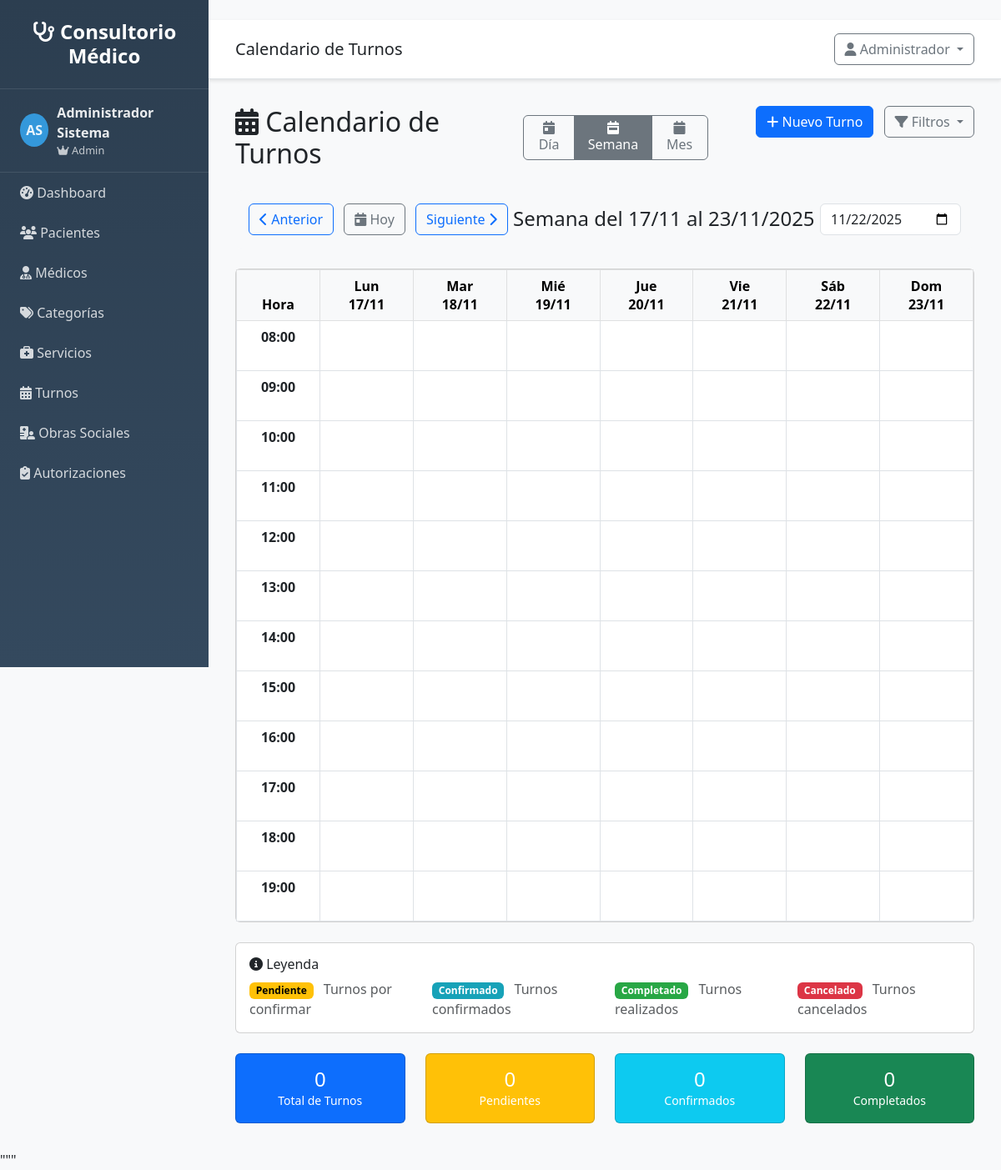
The page /turnos/calendario (signed in) on the database its author committed.
### src/models/usuario.py (models this page shows, shortened)
class Usuario(UserMixin, db.Model):
    __tablename__ = 'usuarios'
    __table_args__ = {'extend_existing': True}
    id = db.Column(db.Integer, primary_key=True)
    username = db.Column(db.String(80), unique=True, nullable=False)
    email = db.Column(db.String(120), unique=True, nullable=False)
    password_hash = db.Column(db.String(255), nullable=False)
    nombre = db.Column(db.String(100), nullable=False)
    apellido = db.Column(db.String(100), nullable=False)
    rol = db.Column(db.String(20), default='usuario')
    activo = db.Column(db.Boolean, default=True)
    ultimo_login = db.Column(db.DateTime)
    fecha_creacion = db.Column(db.DateTime, default=datetime.utcnow)
    @property
    def nombre_completo(self):
        return f"{self.nombre} {self.apellido}"
    def is_admin(self):
        return self.rol == 'admin'

### src/routes/turnos.py (the view, shortened to what this page needs)
@turnos_bp.route('/calendario')
@login_required
def calendario():
    fecha_param = request.args.get('fecha', date.today().isoformat())
    profesional_id = request.args.get('profesional_id', type=int)
    vista = request.args.get('vista', 'semana')  # dia, semana, mes
    try:
        try:
            fecha_base = datetime.strptime(fecha_param, '%Y-%m-%d').date()
        except ValueError:
            fecha_base = date.today()
        if vista == 'dia':
            fecha_inicio = fecha_base
            fecha_fin = fecha_base
        elif vista == 'semana':
            dias_desde_lunes = fecha_base.weekday()
            fecha_inicio = fecha_base - timedelta(days=dias_desde_lunes)
            fecha_fin = fecha_inicio + timedelta(days=6)
        else:  # mes
            fecha_inicio = fecha_base.replace(day=1)
            siguiente_mes = fecha_inicio.replace(month=fecha_inicio.month + 1) if fecha_inicio.month < 12 else fecha_inicio.replace(year=fecha_inicio.year + 1, month=1)
            fecha_fin = siguiente_mes - timedelta(days=1)
        turnos_query = Turno.query.filter(
            Turno.fecha >= fecha_inicio,
            Turno.fecha <= fecha_fin
        )
        if profesional_id:
            turnos_query = turnos_query.filter(Turno.profesional_id == profesional_id)
        turnos = turnos_query.order_by(Turno.fecha, Turno.hora).all()
        turnos_por_fecha = {}
        profesionales = ProfesionalService.get_all_profesionales()
        calendario_data = generar_datos_calendario(vista, fecha_base, turnos_por_fecha)
        estadisticas = calcular_estadisticas_calendario(turnos, vista)
        return render_template('turnos/calendario.html',
                             vista=vista,
                             fecha_base=fecha_base,
                             fecha_inicio=fecha_inicio,
                             fecha_fin=fecha_fin,
                             turnos_por_fecha=turnos_por_fecha,
                             profesionales=profesionales,
                             profesional_id=profesional_id,
                             calendario_data=calendario_data,
                             estadisticas=estadisticas,
                             formatear_fecha_es=formatear_fecha_es)
    except Exception as e:
        flash(f'Error al cargar calendario: {str(e)}', 'error')
        return render_template('turnos/calendario.html',
                             vista='semana',
                             fecha_base=date.today(),
                             turnos_por_fecha={},
                             profesionales=[],
                             calendario_data={},
                             estadisticas={})

### templates/turnos/calendario.html (shortened to what this page needs)
{% extends "base.html" %}
{% block page_title %}Calendario de Turnos{% endblock %}
{% block content %}
<div class="row mb-4">
    <div class="col-md-8">
        <div class="d-flex align-items-center">
            <h2 class="mb-0 me-4">
                <i class="fas fa-calendar-alt"></i> Calendario de Turnos
            </h2>
            <div class="btn-group me-3" role="group">
                <button type="button" class="btn btn-outline-secondary {% if vista == 'dia' %}active{% endif %}"
                        onclick="cambiarVista('dia')" id="btnDia">
                    <i class="fas fa-calendar-day"></i> Día
                </button>
                <button type="button" class="btn btn-outline-secondary {% if vista == 'semana' %}active{% endif %}"
                        onclick="cambiarVista('semana')" id="btnSemana">
                    <i class="fas fa-calendar-week"></i> Semana
                </button>
                <button type="button" class="btn btn-outline-secondary {% if vista == 'mes' %}active{% endif %}"
                        onclick="cambiarVista('mes')" id="btnMes">
                    <i class="fas fa-calendar"></i> Mes
                </button>
            </div>
        </div>
    </div>
    <div class="col-md-4 text-end">
        <a href="{{ url_for('turnos.nuevo') }}" class="btn btn-primary">
            <i class="fas fa-plus"></i> Nuevo Turno
        </a>
        <div class="btn-group ms-2">
            <button type="button" class="btn btn-outline-secondary dropdown-toggle" data-bs-toggle="dropdown">
                <i class="fas fa-filter"></i> Filtros
            </button>
        </div>
    </div>
</div>
<div class="row mb-4">
    <div class="col-12">
        <div class="calendar-navigation d-flex justify-content-between align-items-center">
            <div>
                <button class="btn btn-outline-primary" onclick="navegarCalendario('prev')">
                    <i class="fas fa-chevron-left"></i> Anterior
                </button>
                <button class="btn btn-outline-secondary mx-2" onclick="irAHoy()">
                    <i class="fas fa-calendar-day"></i> Hoy
                </button>
                <button class="btn btn-outline-primary" onclick="navegarCalendario('next')">
                    Siguiente <i class="fas fa-chevron-right"></i>
                </button>
            </div>
            <div>
                <h4 class="mb-0" id="fechaActual">{{ calendario_data.titulo or fecha_base.strftime('%B %Y') }}</h4>
            </div>
            <div>
                <input type="date" class="form-control" id="fechaSelector"
                       value="{{ fecha_base.isoformat() }}" onchange="irAFecha(this.value)">
            </div>
        </div>
    </div>
</div>
<div class="row">
    <div class="col-12">
        <div class="card">
            <div class="card-body p-0">
                <div id="vistaSemanal" class="calendar-view" {% if vista != 'semana' %}style="display: none;"{% endif %}>
                    <div class="table-responsive">
                        <table class="table table-bordered calendar-table mb-0">
                            <thead class="table-light">
                                <tr>
                                    <th width="100" class="text-center">Hora</th>
                                    {% if calendario_data.fechas %}
                                        {% for fecha in calendario_data.fechas %}
                                        <th class="text-center">
                                            <div>{{ formatear_fecha_es(fecha, 'dia_corto') }}</div>
                                            <div class="fw-bold">{{ fecha.strftime('%d/%m') }}</div>
                                        </th>
                                        {% endfor %}
                                    {% endif %}
                                </tr>
                            </thead>
                            <tbody id="calendarioSemanal">
                                {% for hora in calendario_data.horarios %}
                                <tr>
                                    <td class="text-center fw-bold">{{ '%02d:00'|format(hora) }}</td>
                                    {% if calendario_data.fechas %}
                                        {% for fecha in calendario_data.fechas %}
                                        <td class="calendar-cell" data-fecha="{{ fecha.isoformat() }}" data-hora="{{ hora }}"
                                            onclick="crearTurnoRapido('{{ fecha.isoformat() }}', '{{ '%02d:00'|format(hora) }}')">
                                            {% set turnos_dia = turnos_por_fecha.get(fecha.isoformat(), []) %}
                                        </td>
                                        {% endfor %}
                                    {% else %}
                                        {% for dia in range(7) %}
                                        <td class="calendar-cell" data-day="{{ dia }}" data-hora="{{ hora }}"></td>
                                        {% endfor %}
                                    {% endif %}
                                </tr>
                                {% endfor %}
                            </tbody>
                        </table>
                    </div>
                </div>
            </div>
        </div>
    </div>
</div>
<div class="row mt-4">
    <div class="col-12">
        <div class="card">
            <div class="card-body">
                <h6 class="card-title">
                    <i class="fas fa-info-circle"></i> Leyenda
                </h6>
                <div class="row">
                    <div class="col-md-3">
                        <span class="badge status-pendiente me-2">Pendiente</span>
                        <span class="text-muted">Turnos por confirmar</span>
                    </div>
                    <div class="col-md-3">
                        <span class="badge status-confirmado me-2">Confirmado</span>
                        <span class="text-muted">Turnos confirmados</span>
                    </div>
                    <div class="col-md-3">
                        <span class="badge status-completado me-2">Completado</span>
                        <span class="text-muted">Turnos realizados</span>
                    </div>
                    <div class="col-md-3">
                        <span class="badge status-cancelado me-2">Cancelado</span>
                        <span class="text-muted">Turnos cancelados</span>
                    </div>
                </div>
            </div>
        </div>
    </div>
</div>
<div class="row mt-4">
    <div class="col-md-3">
        <div class="card bg-primary text-white">
            <div class="card-body text-center">
                <h4 class="mb-0">{{ estadisticas.total_turnos or 0 }}</h4>
                <small>Total de Turnos</small>
            </div>
        </div>
    </div>
    <div class="col-md-3">
        <div class="card bg-warning text-white">
            <div class="card-body text-center">
                <h4 class="mb-0">{{ estadisticas.pendientes or 0 }}</h4>
                <small>Pendientes</small>
            </div>
        </div>
    </div>
    <div class="col-md-3">
        <div class="card bg-info text-white">
            <div class="card-body text-center">
                <h4 class="mb-0">{{ estadisticas.confirmados or 0 }}</h4>
                <small>Confirmados</small>
            </div>
        </div>
    </div>
    <div class="col-md-3">
        <div class="card bg-success text-white">
            <div class="card-body text-center">
                <h4 class="mb-0">{{ estadisticas.completados or 0 }}</h4>
                <small>Completados</small>
            </div>
        </div>
    </div>
</div>
{% endblock %}

### templates/base.html (shortened to what this page needs)
<!DOCTYPE html>
<html lang="es">
<head>
    <link href="https://cdn.jsdelivr.net/npm/bootstrap@5.3.0/dist/css/bootstrap.min.css" rel="stylesheet">
    <link href="https://cdnjs.cloudflare.com/ajax/libs/font-awesome/6.4.0/css/all.min.css" rel="stylesheet">
</head>
<body>
    <nav class="sidebar" id="sidebar">
        <div class="logo">
            <h4><i class="fas fa-stethoscope"></i> Consultorio Médico</h4>
        </div>
        {% if current_user and current_user.is_authenticated %}
        <div class="user-info">
            <div class="user-avatar">
                {{ current_user.nombre[0] if current_user.nombre else 'U' }}{{ current_user.apellido[0] if current_user.apellido else 'S' }}
            </div>
            <div>
                <div class="fw-bold">{{ current_user.nombre_completo if current_user.nombre_completo else 'Usuario' }}</div>
                <div style="font-size: 0.8em; opacity: 0.8;">
                    {% if current_user.is_admin and current_user.is_admin() %}
                        <i class="fas fa-crown"></i> Admin
                    {% elif current_user.is_medico and current_user.is_medico() %}
                        <i class="fas fa-user-md"></i> Médico
                    {% else %}
                        <i class="fas fa-user"></i> Usuario
                    {% endif %}
                </div>
            </div>
        </div>
        {% endif %}
        <ul class="nav flex-column">
            <li class="nav-item">
                <a class="nav-link" href="{{ url_for('main.index') }}">
                    <i class="fas fa-tachometer-alt"></i> Dashboard
            </a>
        </li>
            {% if current_user and current_user.is_authenticated %}
            <li class="nav-item">
                <a class="nav-link" href="{{ url_for('clientes.listar') if url_for else '#' }}">
                    <i class="fas fa-users"></i> Pacientes
                </a>
            </li>
            <li class="nav-item">
                <a class="nav-link" href="{{ url_for('profesionales.listar') if url_for else '#' }}">
                    <i class="fas fa-user-md"></i> Médicos
                </a>
            </li>
            <li class="nav-item">
                <a class="nav-link" href="{{ url_for('categorias.listar') if url_for else '#' }}">
                    <i class="fas fa-tags"></i> Categorías
                </a>
            </li>
            <li class="nav-item">
                <a class="nav-link" href="{{ url_for('servicios.listar') if url_for else '#' }}">
                    <i class="fas fa-briefcase-medical"></i> Servicios
                </a>
            </li>
            <li class="nav-item">
                <a class="nav-link" href="{{ url_for('turnos.listar') if url_for else '#' }}">
                    <i class="fas fa-calendar-alt"></i> Turnos
                </a>
            </li>
            <li class="nav-item">
                <a class="nav-link" href="{{ url_for('obras_sociales.listar') if url_for else '#' }}">
                    <i class="fas fa-hospital-user"></i> Obras Sociales
                </a>
            </li>
            <li class="nav-item">
                <a class="nav-link" href="{{ url_for('autorizaciones.listar') if url_for else '#' }}">
                    <i class="fas fa-clipboard-check"></i> Autorizaciones
                </a>
            </li>
            {% endif %}
        </ul>
    </nav>
    <div class="main-content">
        <div class="top-navbar d-flex justify-content-between align-items-center">
            <div>
                <h5 class="mb-0">{% block page_title %}Sistema de Gestión{% endblock %}</h5>
            </div>
            <div class="dropdown">
                <button class="btn btn-outline-secondary dropdown-toggle" type="button" data-bs-toggle="dropdown">
                    <i class="fas fa-user"></i>
                    {% if current_user and current_user.is_authenticated %}
                        {{ current_user.nombre if current_user.nombre else 'Usuario' }}
                    {% else %}
                        Invitado
                    {% endif %}
                </button>
            </div>
        </div>
        <div class="content-wrapper">
            {% block content %}{% endblock %}
        </div>
    </div>
</body>
</html>

### rows shown on the page
Usuario: nombre "A", apellido "S", nombre+apellido "Administrador Sistema", nombre "Administrador"

### other values the page prints
{{ calendario_data.titulo or fecha_base.strftime('%B %Y') }} "Semana del 17/11 al 23/11/2025"
{{ fecha.strftime('%d/%m') }} "17/11" "18/11" "19/11" "20/11" "21/11" "22/11" "23/11"
{{ '%02d:00'|format(hora) }} "08:00" "09:00" "10:00" "11:00" "12:00" "13:00" "14:00" "15:00" "16:00" "17:00" "18:00" "19:00"
{{ estadisticas.total_turnos or 0 }} "0"
{{ estadisticas.pendientes or 0 }} "0"
{{ estadisticas.confirmados or 0 }} "0"
{{ estadisticas.completados or 0 }} "0"
